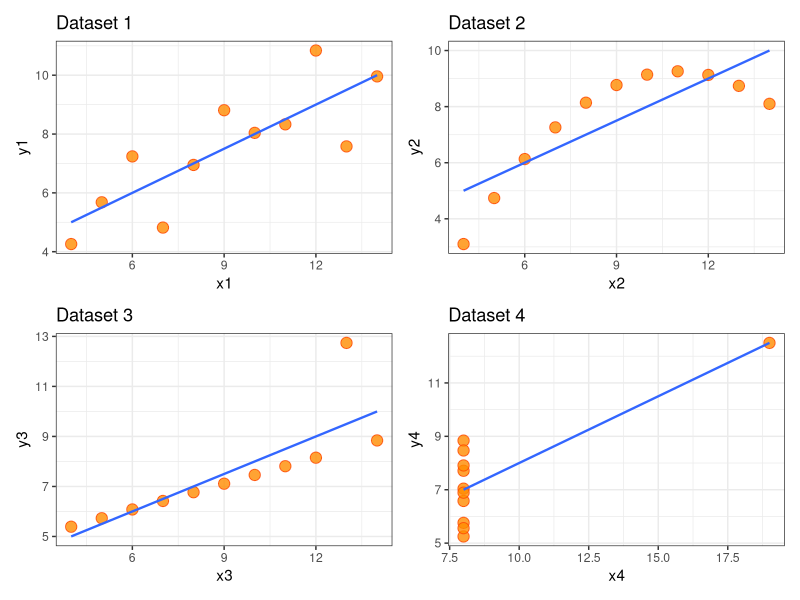

Source code (R):
## ---- chunk 1
#| message=FALSE
library(tidyverse)
library(patchwork)
## ---- chunk 2
#| code-fold: false
anscombe
## ---- chunk 3
# посчитаем среднее
apply(anscombe, 2, mean)
# дисперсию
apply(anscombe, 2, var)
# коэффициент корреляции, привожу два варианта как посчитать, интересно, какой кажется проще
map2_dbl(anscombe %>% select(x1:x4), anscombe %>% select(y1:y4), ~cor(.x, .y))
map2_dbl(anscombe[1:4], anscombe[5:8], ~cor(.x, .y))

# еще простой способ отразить большинство описательных статистик - просто вызвать функцию summary
summary(anscombe)
## ---- chunk 4
#| code-fold: true
#| code-summary: "Show the code"
# отрисовываем графики по очереди
p1 <- ggplot(anscombe, aes(x1,y1))+
  geom_point(size = 3.5, fill = 'darkorange', color= 'orangered', 
             alpha = 0.8, shape = 21)+
  labs(
       title = "Dataset 1" ) +
  geom_smooth(se = FALSE, method = "lm", formula = "y ~ x", size = 0.8, alpha = 0.9)+
  theme_bw()

p2 <- ggplot(anscombe, aes(x2,y2))+
  geom_point(size = 3.5, fill = 'darkorange', color= 'orangered', 
             alpha = 0.8, shape = 21)+
  labs(title = "Dataset 2" ) +
  geom_smooth(se = FALSE, method = "lm", formula = "y ~ x", 
              size = 0.8, alpha = 0.9)+
  theme_bw()
p3 <- ggplot(anscombe, aes(x3,y3))+
   geom_point(size = 3.5, fill = 'darkorange', color= 'orangered', 
             alpha = 0.8, shape = 21)+
  labs(title = "Dataset 3" ) +
  geom_smooth(se = FALSE, method = "lm", formula = "y ~ x", 
              size = 0.8, alpha = 0.9)+
  theme_bw()
p4 <- ggplot(anscombe, aes(x4,y4))+
   geom_point(size = 3.5, fill = 'darkorange', color= 'orangered', 
             alpha = 0.8, shape = 21)+
  labs(title = "Dataset 4" ) +
  geom_smooth(se = FALSE, method = "lm", formula = "y ~ x", 
              size = 0.8, alpha = 0.9)+
  theme_bw()
# объединяем их в один плот с помощью библиотеки `patchwork`
(p1 | p2) / (p3 | p4)

